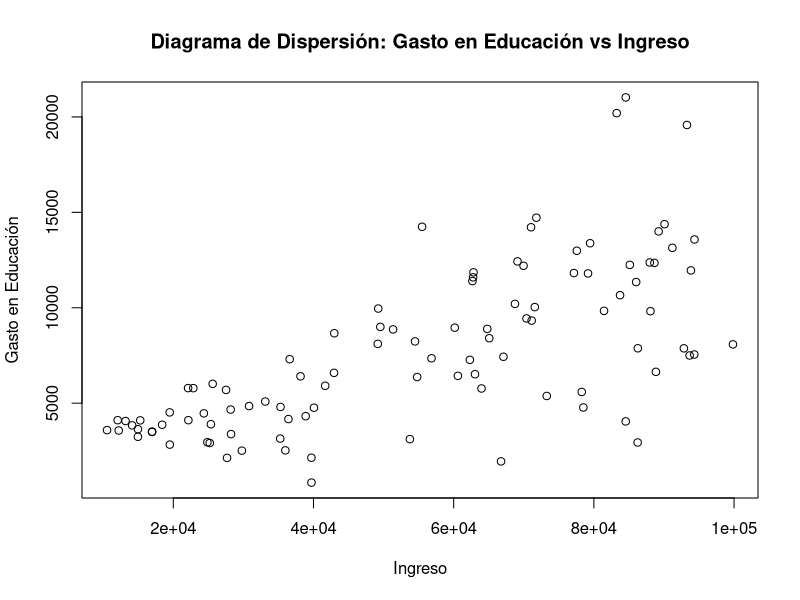
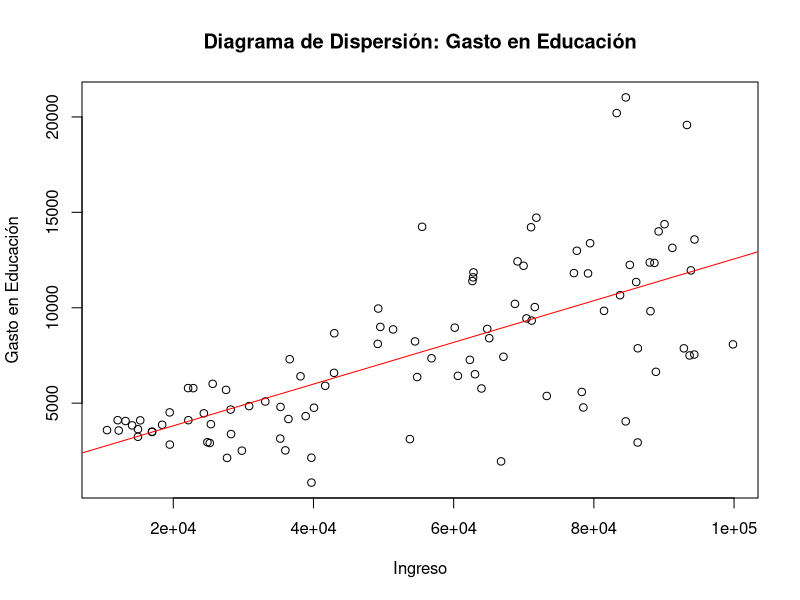
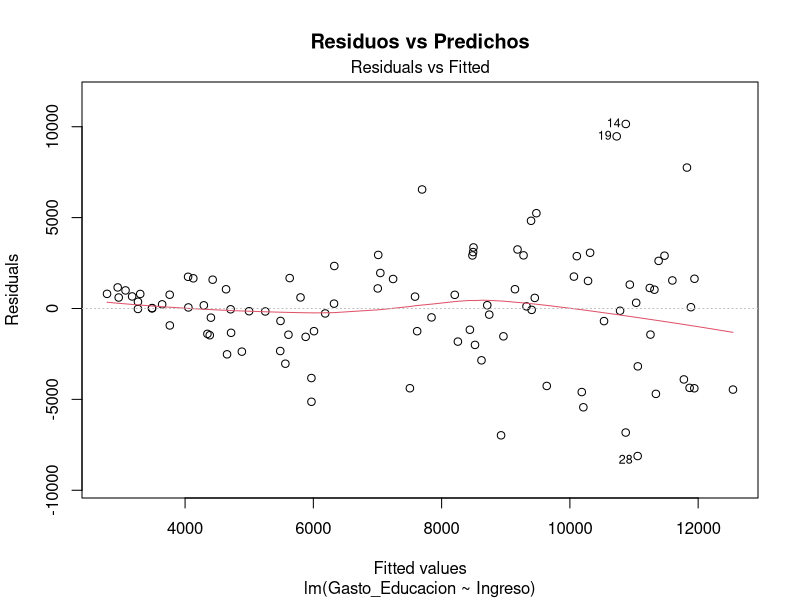
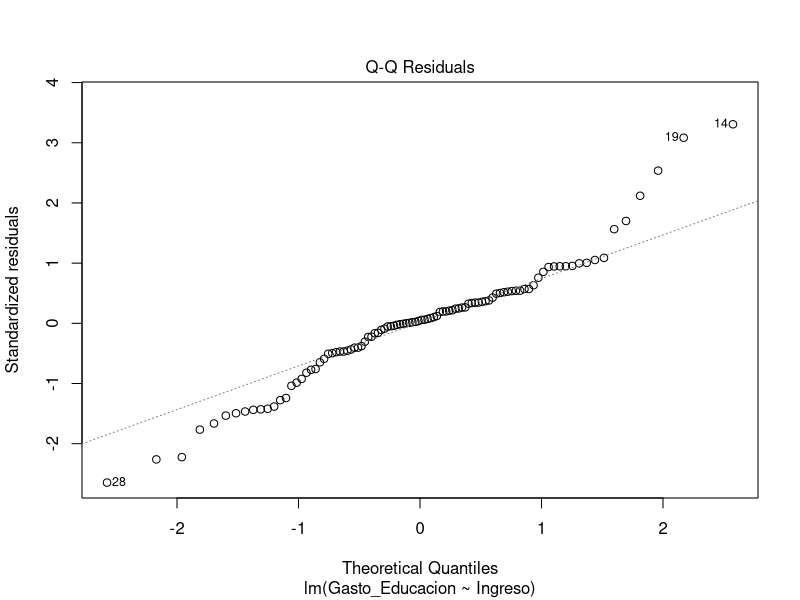

These charts were generated, in order, by the following R code:
## ---- chunk 1
library(readr)
poblacion <- read_csv("archivos/datos_heterocedasticidad.csv")
head(poblacion)
## ---- chunk 2
set.seed(123)
datos = poblacion[sample(nrow(poblacion), size=100, replace = FALSE), ]
plot(x = datos$Ingreso,
     y = datos$Gasto_Educacion,
     xlab = "Ingreso", ylab= "Gasto en Educación",
     main = "Diagrama de Dispersión: Gasto en Educación vs Ingreso")
## ---- chunk 3
attach(datos)
modelo_naive = lm(Gasto_Educacion ~ Ingreso)
summary(modelo_naive)
## ---- chunk 4
plot(x = datos$Ingreso,
     y = datos$Gasto_Educacion,
     xlab = "Ingreso",
     ylab = "Gasto en Educación",
     main = "Diagrama de Dispersión: Gasto en Educación")
abline(modelo_naive, col = "red")
## ---- chunk 5
plot(modelo_naive, 1,
     main = "Residuos vs Predichos")
## ---- chunk 6
plot(modelo_naive, 2)
